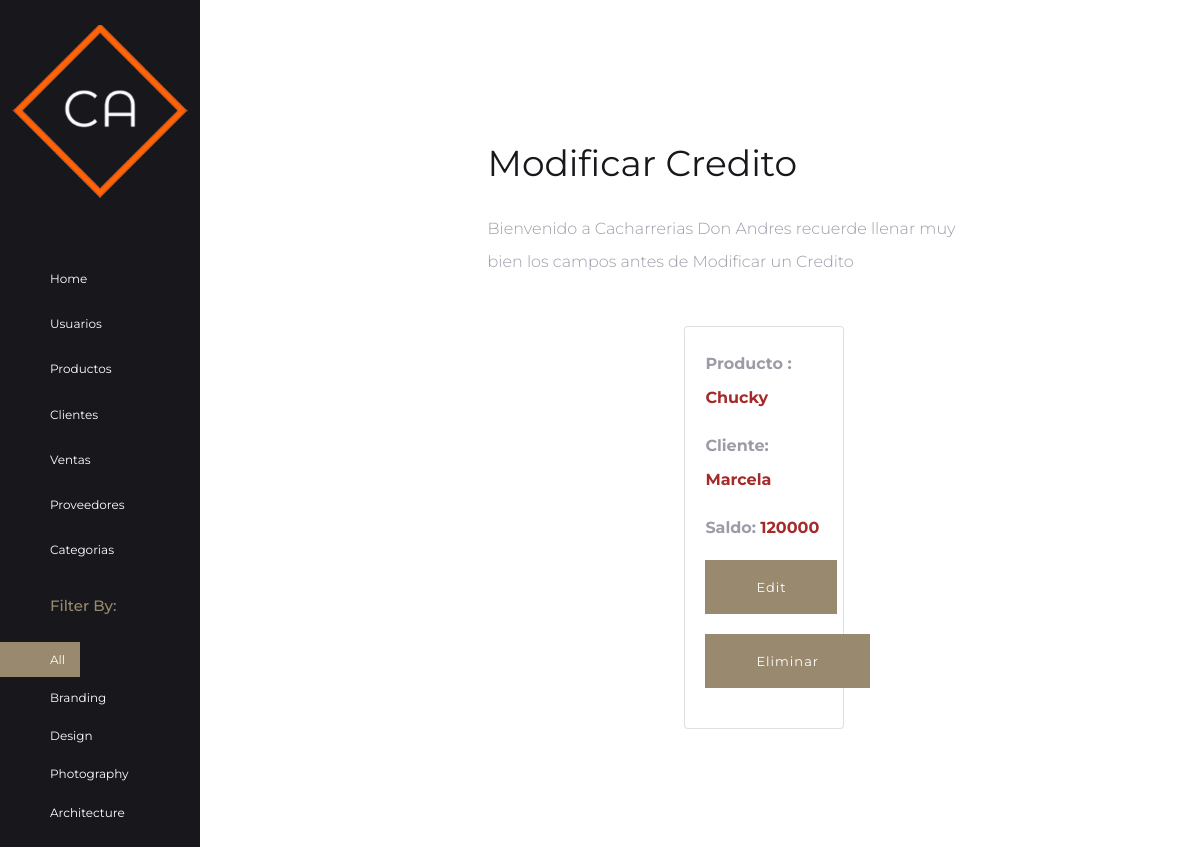
Screenshot of /modicredito with the database file from the repository.
### api/models.py (models this page shows, shortened)
class Credito(models.Model):
    id_credito = models.AutoField(primary_key=True)
    id_producto = models.ForeignKey(Productos,on_delete=models.CASCADE)
    id_cliente = models.ForeignKey(Cliente,on_delete=models.CASCADE)
    saldo_pendiente = models.IntegerField()
    createdAt = models.DateTimeField(auto_now_add=True)
    class Meta:
        ordering = ["id_cliente"]

class Productos(models.Model):
    Status=((('Compra','Compra Producto')),(('Venta','Venta Producto')),(('Pendiente',' Pendiente Producto')),)
    id_producto = models.AutoField(primary_key=True)
    nombre_producto = models.CharField(max_length=100)
    codigo =  models.ForeignKey(Categoria,on_delete=models.CASCADE)
    id_proveedor = models.ForeignKey(Proveedor,on_delete=models.CASCADE)
    estado_producto = models.CharField(
        max_length=32,choices=Status,default='available',
    )
    cantidad_producto = models.IntegerField()
    precio_producto = models.IntegerField()
    imagen_producto = models.URLField(max_length=400)
    createdAt = models.DateTimeField(auto_now_add=True)
    class Meta:
        ordering = ["id_producto"]
    def __str__(self):
        return self.nombre_producto

class Cliente(models.Model):
    Status=((('Nuevo','Cliente Nuevo')),(('Antiguo','CLiente Antiguo')),)
    id_cliente = models.AutoField(primary_key=True)
    nombre_cliente = models.CharField(max_length=100,null=False)
    cedula_cliente = models.CharField(unique=True,max_length=100,null=False)
    estado_cliente =  models.CharField(
        max_length=32,choices=Status,default='available',
    )
    telefono_cliente = models.CharField(max_length=10)
    createdAt = models.DateTimeField(auto_now_add=True)
    class Meta:
        ordering = ["id_cliente"]
    def __str__(self):
        return self.nombre_cliente

### fron/views.py (the view)
# urls.py: path('modicredito',FormularioCreditoView.modificar_credito, name="MODcredito"),
    def modificar_credito(request):
       shelf = Credito.objects.all()
       upload = FormularioCredito()
       if request.method == 'POST':
           upload = FormularioCredito(request.POST)
           if upload.is_valid():
               upload.save
               return render(request,"modificar_credito.html")
       return render(request,"modificar_credito.html",{"miformulario":upload,"shelf":shelf})

### fron/templates/modificar_credito.html (shortened to what this page needs)
{% extends "padre.html" %}
{% load static %}
{% block content%}
<div class="col-lg-10 col-md-9 col-12 body_block  align-content-center">
  <div>
      <div class="img_card">
          <div class="row justify-content-center">
              <div class="col-md-6 col-7 content_section">
                  <div class="content_box">
                      <div class="content_box_inner">
                          <div>
                              <h3>
                                 Modificar Credito
                              </h3>
                              <p>
                             Bienvenido a Cacharrerias Don Andres recuerde llenar muy bien los campos antes de Modificar un Credito
                              </p>
                              <br>
                              <div class="mt75 row justify-content-center">
                                {% for credito in shelf %}
                                <div class="grid-item branding col-sm-12 col-md-6 col-lg-3">
                                <div class="card" style="width: 10rem;">
                                <div class="card-body">
                                <p class="card-text"><strong>Producto :</strong> <strong style="color: brown;">{{ credito.id_producto }}</strong></p>
                                <p class="card-text"><strong>Cliente:</strong> <strong style="color: brown;">{{ credito.id_cliente }}</strong></p>
                                <p class="card-text"><strong>Saldo:</strong> <strong style="color: brown;">{{ credito.saldo_pendiente }}</strong></p>
                               <center>
                                <form action="/resulmodicredito/{{credito.id_credito}}" method="GET">
                                        <button type="submit" class="btn btn-primary">Edit</button>
                                    </form>
                                <form action="/eliminarcredito/{{credito.id_credito}}" method="GET">
                                      <button type="submit" class="btn btn-primary">Eliminar</button>
                                  </form>
                              </center>
                                </div>
                              </div>
                            </div>
                            <br>
                            {% endfor %}
                        </div>
                          </div>
                      </div>
                  </div>
              </div>
          </div>
        </div>
  </div>
</div>
{% endblock %}

### fron/static/css/main.css (style rules this page uses)
body { font-size: 20px; line-height: 1.6; font-weight: 300; font-family: "Montserrat", sans-serif; color: #9c9ca9; font-style: normal; overflow-x: hidden; }
h1, h2, h3, h4, h5, h6 { font-family: "Montserrat", sans-serif; font-weight: 400; color: #18181c; line-height: 1.3; }
h3, .h3 { font-size: 36px; margin-bottom: 25px; }
p { font-size: 16px; font-family: "Montserrat", sans-serif; margin: 0 0 15px; line-height: 2.1; font-weight: 300; color: #9c9ca9; }
strong { font-weight: 700; }
.body_block { background-color: #ffffff; padding: 50px 30px; }
.img_card { position: relative; }
.img_card .content_section { background-color: #ffffff; position: relative; padding: 50px 0; }
.img_card .content_section .content_box { position: relative; left: 0; right: 0; margin-right: -75px; z-index: 999; top: 0; width: auto; bottom: 0; padding: 15px; min-height: 500px; background-color: #ffffff; }
.img_card .content_section .content_box .content_box_inner { padding: 25px 20px 25px 15px; }
.btn { font-size: 13px; line-height: 1.7; text-transform: capitalize; color: #fff; font-weight: 400; padding: 15px 50px; border-radius: 0; outline: 0 !important; border: none; cursor: pointer; letter-spacing: 1px; background-color: #18181c; -webkit-transition: all 300ms ease-in-out; transition: all 300ms ease-in-out; }
.btn-primary { background-color: #99896e; border: solid 1px #99896e; color: #ffffff; -webkit-transition: all 300ms ease-in-out; transition: all 300ms ease-in-out; }

### rows the page displays
Credito: id_producto "Chucky", id_cliente "Marcela", saldo_pendiente "120000"
